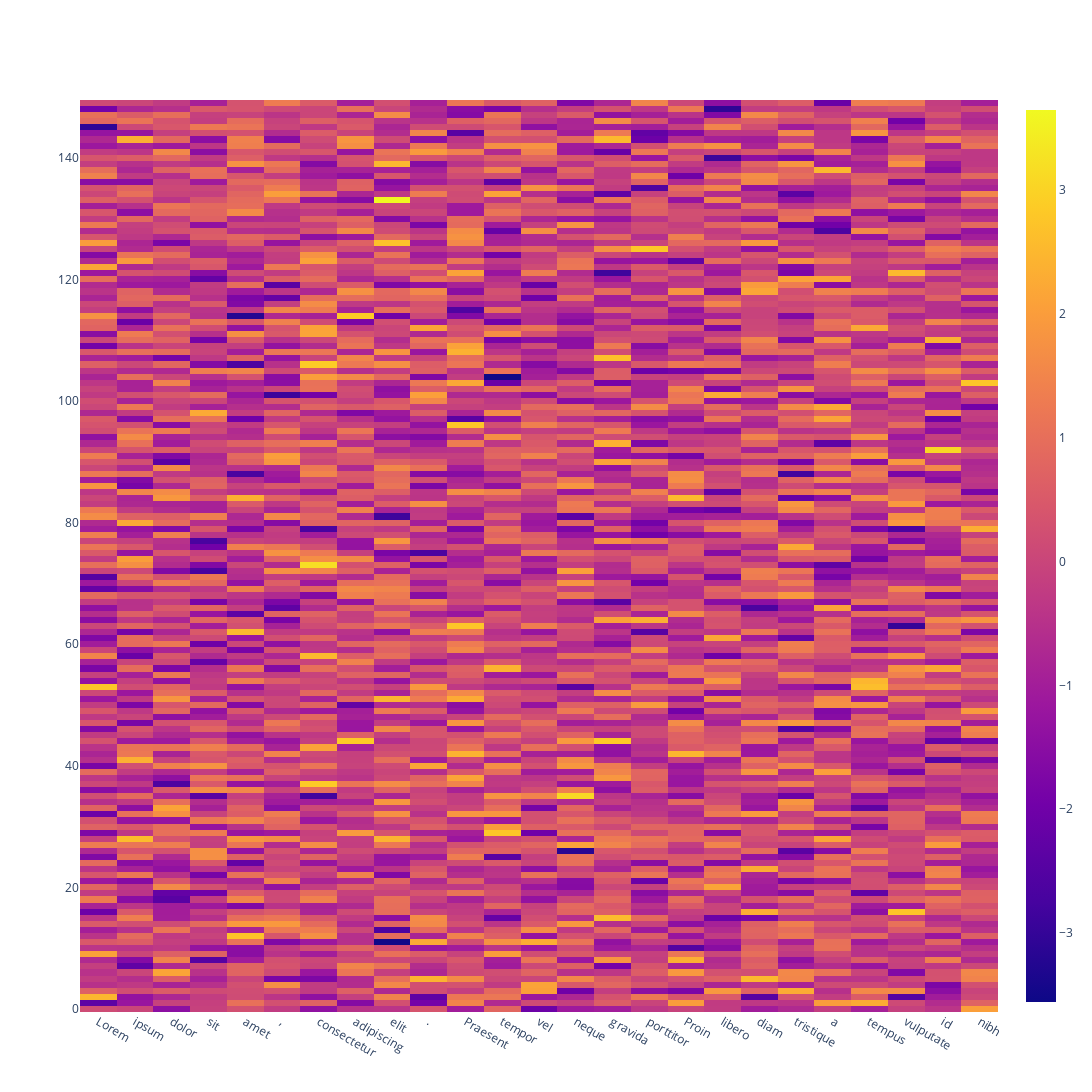

This figure's notebook cell:
### Markdown cell above
## With PlotLy

### Code cell
import plotly.graph_objects as go
import nltk
from nltk.tokenize import wordpunct_tokenize
text = "Lorem ipsum dolor sit amet, consectetur adipiscing elit. Praesent tempor ipsum vel neque gravida porttitor. Proin libero diam, tristique a tempus sit amet, vulputate id nibh."

tokens = wordpunct_tokenize(text)
print(tokens)
X = np.random.randn(150, len(tokens))

fig = go.Figure(
    data=go.Heatmap(
        z=X,
        x=tokens,
))
fig.update_layout(
    autosize=False,
    width=1200,
    height=2500,
)

fig.show()

### Figure 1 — Plotly figure (JSON) as saved in the notebook; plotly's stock layout.template omitted (floating-point values rounded to 4 significant figures; data arrays with more than 128 entries replaced by an {"elided": "..."} marker saying what was removed)
{"data": [{"type": "heatmap", "x": ["Lorem", "ipsum", "dolor", "sit", "amet", ",", "consectetur", "adipiscing", "elit", ".", "Praesent", "tempor", "ipsum", "vel", "neque", "gravida", "porttitor", ".", "Proin", "libero", "diam", ",", "tristique", "a", "tempus", "sit", "amet", ",", "vulputate", "id", "nibh", "."], "z": {"elided": "150x32 float values"}}], "layout": {"autosize": false, "height": 2500, "width": 1200, "xaxis": {"autorange": true, "range": [-0.5, 24.5], "type": "category"}, "yaxis": {"autorange": true, "range": [-0.5, 149.5]}}}
